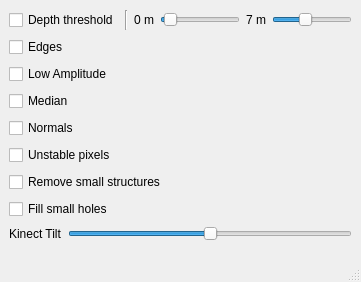
<?xml version="1.0" encoding="UTF-8"?>
<ui version="4.0">
 <class>FiltersWindow</class>
 <widget class="QMainWindow" name="FiltersWindow">
  <property name="geometry">
   <rect>
    <x>0</x>
    <y>0</y>
    <width>361</width>
    <height>282</height>
   </rect>
  </property>
  <property name="windowTitle">
   <string>Filters</string>
  </property>
  <widget class="QWidget" name="centralwidget">
   <layout class="QHBoxLayout" name="horizontalLayout_2">
    <item>
     <layout class="QHBoxLayout" name="horizontalLayout">
      <item>
       <layout class="QVBoxLayout" name="verticalLayout">
        <item>
         <layout class="QHBoxLayout" name="horizontalLayout_3">
          <item>
           <widget class="QCheckBox" name="depthThresholdCheckBox">
            <property name="text">
             <string>Depth threshold</string>
            </property>
           </widget>
          </item>
          <item>
           <widget class="Line" name="line">
            <property name="orientation">
             <enum>Qt::Vertical</enum>
            </property>
           </widget>
          </item>
          <item>
           <widget class="QLabel" name="minDepthLabel">
            <property name="text">
             <string>0 m</string>
            </property>
           </widget>
          </item>
          <item>
           <widget class="QSlider" name="minDepthSlider">
            <property name="maximum">
             <number>700</number>
            </property>
            <property name="sliderPosition">
             <number>30</number>
            </property>
            <property name="orientation">
             <enum>Qt::Horizontal</enum>
            </property>
           </widget>
          </item>
          <item>
           <widget class="QLabel" name="maxDepthLabel">
            <property name="text">
             <string>7 m</string>
            </property>
           </widget>
          </item>
          <item>
           <widget class="QSlider" name="maxDepthSlider">
            <property name="maximum">
             <number>1000</number>
            </property>
            <property name="value">
             <number>400</number>
            </property>
            <property name="sliderPosition">
             <number>400</number>
            </property>
            <property name="orientation">
             <enum>Qt::Horizontal</enum>
            </property>
           </widget>
          </item>
         </layout>
        </item>
        <item>
         <widget class="QCheckBox" name="edgesCheckBox">
          <property name="text">
           <string>Edges</string>
          </property>
          <property name="checked">
           <bool>false</bool>
          </property>
         </widget>
        </item>
        <item>
         <widget class="QCheckBox" name="amplitudeCheckBox">
          <property name="text">
           <string>Low Amplitude</string>
          </property>
         </widget>
        </item>
        <item>
         <widget class="QCheckBox" name="medianCheckBox">
          <property name="text">
           <string>Median</string>
          </property>
         </widget>
        </item>
        <item>
         <widget class="QCheckBox" name="normalsCheckBox">
          <property name="text">
           <string>Normals</string>
          </property>
         </widget>
        </item>
        <item>
         <widget class="QCheckBox" name="unstableCheckBox">
          <property name="text">
           <string>Unstable pixels</string>
          </property>
         </widget>
        </item>
        <item>
         <widget class="QCheckBox" name="removeSmallStructuresBox">
          <property name="text">
           <string>Remove small structures</string>
          </property>
         </widget>
        </item>
        <item>
         <widget class="QCheckBox" name="fillSmallHolesCheckBox">
          <property name="text">
           <string>Fill small holes</string>
          </property>
         </widget>
        </item>
        <item>
         <layout class="QHBoxLayout" name="horizontalLayout_4">
          <item>
           <widget class="QLabel" name="label">
            <property name="text">
             <string>Kinect Tilt</string>
            </property>
           </widget>
          </item>
          <item>
           <widget class="QSlider" name="kinectTiltSlider">
            <property name="minimum">
             <number>-31</number>
            </property>
            <property name="maximum">
             <number>31</number>
            </property>
            <property name="orientation">
             <enum>Qt::Horizontal</enum>
            </property>
           </widget>
          </item>
         </layout>
        </item>
       </layout>
      </item>
     </layout>
    </item>
   </layout>
  </widget>
  <widget class="QMenuBar" name="menubar">
   <property name="geometry">
    <rect>
     <x>0</x>
     <y>0</y>
     <width>361</width>
     <height>21</height>
    </rect>
   </property>
  </widget>
  <widget class="QStatusBar" name="statusbar"/>
 </widget>
 <resources/>
 <connections/>
</ui>
